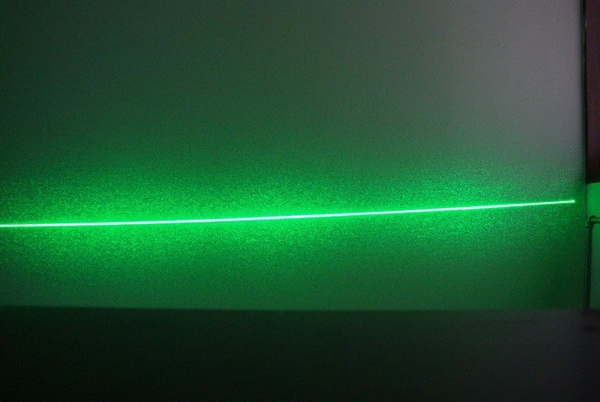
//> input picture src/cv_graveyard/hough_lines/test2.jpg, 600 x 402 px
$ ./laser_detect   (built with g++ and OpenCV 4)
//> lines starting //> are read from the running program, lines starting //| are printed output that depends on the picture; after the words box and inside, x2 and y2 are one past the last pixel; in counts of white or black regions, pixels touching at a corner belong together
#include "opencv2/highgui/highgui.hpp"
#include "opencv2/imgproc/imgproc.hpp"

#include <iostream>
#include <functional>
#include <numeric>
#include <stdio.h>
#include <stdlib.h>
#include <typeinfo>
#include <math.h>

using namespace cv;

class Single_Line {
	//float avg_rho, avg_theta;
	float rho_values, theta_values;
	int count;

public:
	void add_value(float, float);
	void initialize();
	double average_theta();
	double average_rho();
};

void Single_Line::initialize(){
	count = 0.001;
	rho_values = theta_values = 0;
}

void Single_Line::add_value(float rho, float theta){
	std::cout << "adding rho: " << rho << " adding theta: " << theta << std::endl;
	count += 1;
	rho_values += rho;
	theta_values += theta;
}

double Single_Line::average_theta(){
	double mean = theta_values / count;

	std::cout << "theta mean is: " << mean << std::endl;
	return mean;

}

double Single_Line::average_rho(){
	double mean = rho_values / count;

	std::cout << "rho mean is: " << mean << std::endl;
	return mean;

}

int main(){

	//Creates matrices available for filling later
	Mat src, src2, gray, gaussian_result, img, dest;
	Mat sobel, imgHSV, imgThreshed, imgThreshedHSV;

	src = imread("test2.jpg", 1);
//> src is the input picture: 402 rows x 600 cols, CV_8UC3; mean B, G, R 50, 84.7, 29.8
	printf("Image loaded\n");

	//Changing color image to HSV to filter color
	cvtColor(src, imgHSV, CV_BGR2HSV);
//> imgHSV: 402 rows x 600 cols, CV_8UC3; mean H, S, V 74.5, 148.3, 85.1
	cvtColor(src, gray, CV_BGR2GRAY);
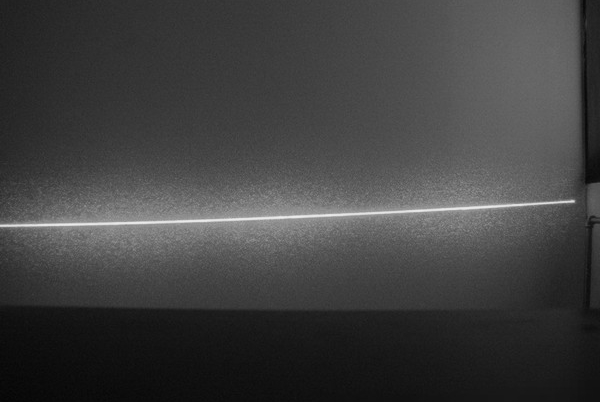
//> gray: 402 rows x 600 cols, CV_8UC1; min 4, max 237, mean 64.3

	Sobel(gray, sobel, -1, 1, 1, 5);
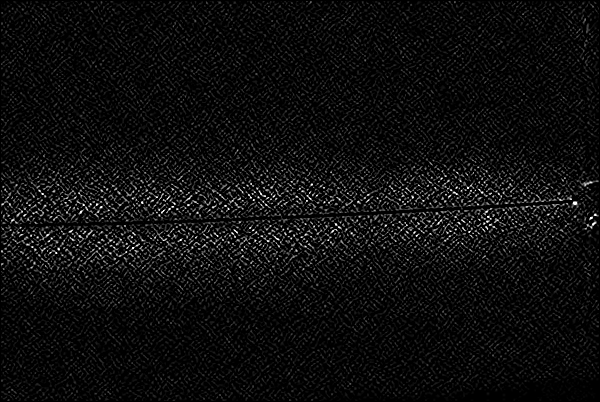
//> sobel: 402 rows x 600 cols, CV_8UC1; min 0, max 255, mean 14.1

	inRange(sobel, Scalar(200), Scalar(255), imgThreshed);
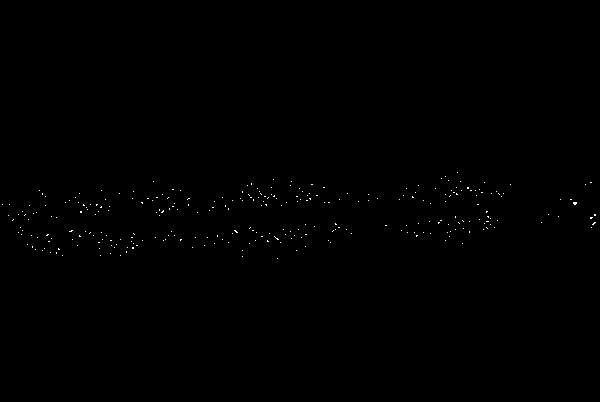
//> imgThreshed: 402 rows x 600 cols, CV_8UC1; 0.18% white in thin lines or dots, all inside (x1, y1, x2, y2) = (2, 172, 596, 259)
	imshow("Threshed", imgThreshed);

	//inRange(imgHSV, Scalar(60, 70, 70), Scalar(120, 255, 255), imgThreshedHSV);  //blue
	inRange(imgHSV, Scalar(30, 40, 150), Scalar(100, 100, 255), imgThreshedHSV); //green
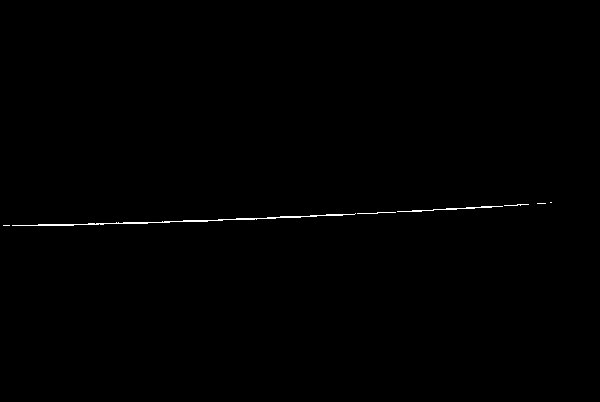
//> imgThreshedHSV: 402 rows x 600 cols, CV_8UC1; 0.32% white in thin lines or dots, all inside (x1, y1, x2, y2) = (3, 202, 552, 226)

	imshow("HSV Threshed", imgThreshedHSV);

	bitwise_and(imgThreshed, imgThreshedHSV, dest);
//> dest: 402 rows x 600 cols, CV_8UC1; every value is 0

	//FOLLOWING USES HOUGH LINES
	//Reduces noise
	GaussianBlur(dest, gaussian_result, Size(3,3), 2, 2);

	imshow("Final", gaussian_result);

	std::vector<Vec2f> lines2;
	HoughLines(imgThreshedHSV, lines2, 1, CV_PI/180, 50);
//> lines2 = 8 lines (rho, theta): [227, 1.54], [232, 1.52], [225, 1.55], [240, 1.5], [228, 1.52], [236, 1.5], [221, 1.55], [221, 1.59]

	std::cout << "number of lines: " << lines2.size() << std::endl;
//| number of lines: 8

	Single_Line new_value;
	std::vector<Single_Line> single_line_objects(lines2.size());
//> single_line_objects = 8 items
	int k = 0;

	for(size_t i = 0; i < lines2.size(); i++)
	{
		float rho = lines2[i][0];
		float theta = lines2[i][1];


		double a = cos(theta), b = sin(theta);
		double x0 = a*rho, y0 = b*rho;
		Point pt1(cvRound(x0 + 1000*(-b)),
				cvRound(y0 + 1000*(a)));
		Point pt2(cvRound(x0 - 1000*(-b)),
				cvRound(y0 - 1000*(a)));

		if (theta < 0.8 ){
			//printf("passing\n");
			goto stop1;
		}
		else{
			std::cout << "angle values: " << theta << std::endl;
		//line(src, pt1, pt2, Scalar(0,0,255), 1, 8);
		}

		for(size_t j = 0; j < k + 1; j++){
			std::cout << "+-+-" << std::endl;
			//std::cout << "iteration  " << j << "  for line  " << i << std::endl;
			if (fabs(theta - single_line_objects[j].average_theta()) < 0.1){
				//std::cout << theta << " : " << single_line_objects[k].average(2) << " : " << fabs(theta - single_line_objects[k].average(2)) << std::endl;
				//printf("Within existing line\n");
				single_line_objects[j].add_value(rho, theta);
				goto stop3;
			}
			else{
				continue;
			}

			}
		//printf("Adding new line\n");
		k += 1;
		new_value.initialize();
		new_value.add_value(rho, theta);
		single_line_objects[k] = new_value;


		stop3:
		//std::cout << "ending line loop" << std::endl;

		stop1:
		{};
	}
//> this loop made 8 passes
//> (rho, theta, a, b, x0, y0, pt1, pt2) on passes 2 to 8: (232, 1.52, 0.0523, 0.999, 12.14, 231.7, Point(-986, 284), Point(1011, 179)), (225, 1.55, 0.0175, 1, 3.93, 225, Point(-996, 242), Point(1004, 208)), (240, 1.5, 0.0698, 0.998, 16.74, 239.4, Point(-981, 309), Point(1014, 170)), (228, 1.52, 0.0523, 0.999, 11.93, 227.7, Point(-987, 280), Point(1011, 175)), (236, 1.5, 0.0698, 0.998, 16.46, 235.4, Point(-981, 305), Point(1014, 166)), (221, 1.55, 0.0175, 1, 3.86, 221, Point(-996, 238), Point(1004, 204)), (221, 1.59, -0.0175, 1, -3.86, 221, Point(-1004, 204), Point(996, 238))
//> (rho, theta, a, b, x0, y0, pt1, pt2) on pass 1: (227, 1.54, 0.0349, 0.999, 7.92, 226.9, Point(-991, 262), Point(1007, 192))
//| angle values: 1.53589
//| adding rho: 227 adding theta: 1.53589
//| angle values: 1.51844
//| angle values: 1.55334
//| angle values: 1.50098
//| angle values: 1.51844
//| angle values: 1.50098
//| angle values: 1.55334
//| angle values: 1.58825
//> after the loop, k = 1

	std::cout << "k is: " << k << std::endl;
//| k is: 1
	for (int p = 0 ; p < k + 1; p++){

		float rho = single_line_objects[p].average_rho();
		float theta = single_line_objects[p].average_theta();
		double a = cos(theta), b = sin(theta);
		double x0 = a*rho, y0 = b*rho;
		Point pt1(cvRound(x0 + 1000*(-b)),
				cvRound(y0 + 1000*(a)));
		Point pt2(cvRound(x0 - 1000*(-b)),
				cvRound(y0 - 1000*(a)));

		line(src, pt1, pt2, Scalar(255,0,255), 1, 8);
	}
//> this loop made 2 passes
//> (mean in average_rho, rho, mean in average_theta, theta, a, b, x0, y0) on pass 2: (228.8, 228.8, 1.53, 1.53, 0.0371, 0.999, 8.48, 228.6)
//| rho mean is: -nan
//| theta mean is: -nan
//| rho mean is: 228.75
//| theta mean is: 1.53371
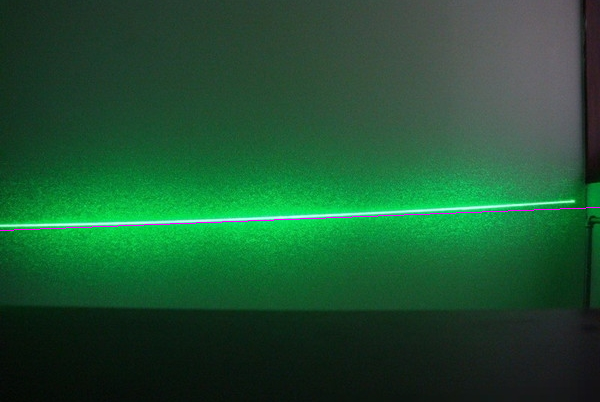
//> src: 402 rows x 600 cols, CV_8UC3; 0.25% of pixels changed, all inside (x1, y1, x2, y2) = (0, 207, 600, 231)


	imshow("Normal", src);

	waitKey(0);
	return 0;
}
